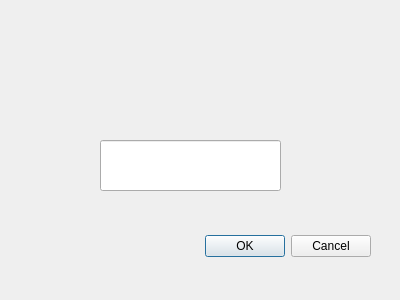
<?xml version="1.0" encoding="UTF-8"?>
<ui version="4.0">
 <class>Dialog</class>
 <widget class="QDialog" name="Dialog">
  <property name="geometry">
   <rect>
    <x>0</x>
    <y>0</y>
    <width>400</width>
    <height>300</height>
   </rect>
  </property>
  <property name="windowTitle">
   <string>Dialog</string>
  </property>
  <widget class="QDialogButtonBox" name="buttonBox">
   <property name="geometry">
    <rect>
     <x>30</x>
     <y>230</y>
     <width>341</width>
     <height>32</height>
    </rect>
   </property>
   <property name="orientation">
    <enum>Qt::Horizontal</enum>
   </property>
   <property name="standardButtons">
    <set>QDialogButtonBox::Cancel|QDialogButtonBox::Ok</set>
   </property>
  </widget>
  <widget class="QLineEdit" name="lineEdit">
   <property name="geometry">
    <rect>
     <x>100</x>
     <y>140</y>
     <width>181</width>
     <height>51</height>
    </rect>
   </property>
  </widget>
 </widget>
 <resources/>
 <connections>
  <connection>
   <sender>buttonBox</sender>
   <signal>accepted()</signal>
   <receiver>Dialog</receiver>
   <slot>accept()</slot>
   <hints>
    <hint type="sourcelabel">
     <x>248</x>
     <y>254</y>
    </hint>
    <hint type="destinationlabel">
     <x>157</x>
     <y>274</y>
    </hint>
   </hints>
  </connection>
  <connection>
   <sender>buttonBox</sender>
   <signal>rejected()</signal>
   <receiver>Dialog</receiver>
   <slot>reject()</slot>
   <hints>
    <hint type="sourcelabel">
     <x>316</x>
     <y>260</y>
    </hint>
    <hint type="destinationlabel">
     <x>286</x>
     <y>274</y>
    </hint>
   </hints>
  </connection>
 </connections>
</ui>
